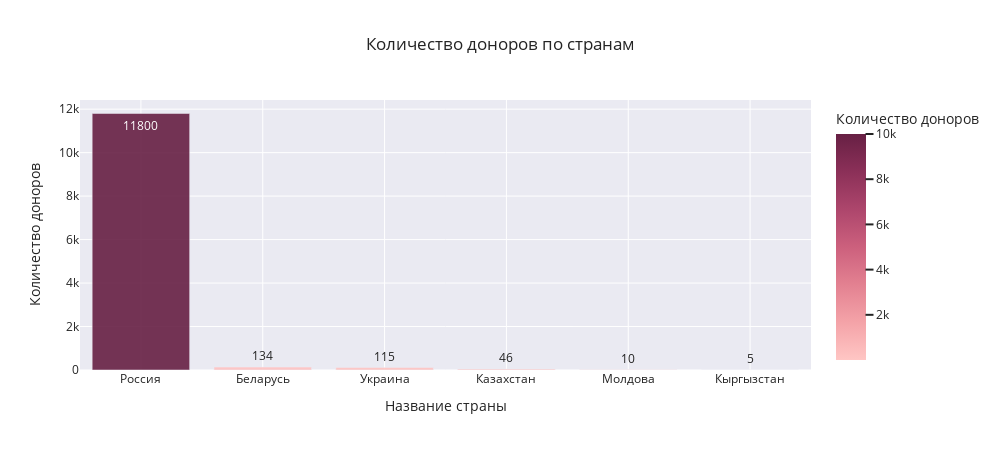

Write notebook code for a chart like this one.
### Markdown cell above
### 4.1 Распределение доноров по странам и городам

### Code cell
donor_country = (
    df.groupby(['страна'])[['id_пользователя']].count()
    .query('страна != "Не указано"')
    .rename(columns={'id_пользователя':'количество'})
    .sort_values(by='количество', ascending=False)
    .reset_index()
)
donor_country

donor_country['процент'] = (
    donor_country['количество'] / donor_country['количество'].sum()
)
donor_country

barchart_donor_country = px.bar(
    data_frame=donor_country,
    y="количество",
    x="страна",
    color="количество",
    opacity=0.9,                  
    orientation="v",              
    barmode='relative',
    #color_discrete_sequence=['palevioletred'],               
    color_continuous_scale=px.colors.sequential.Burg,                                 
    range_color=[1,10000],                                   
    text='количество',            
    hover_name='страна',  
    #hover_data=['количество'],    
    labels={"количество":"Количество доноров", "страна":"Название страны"},           
    title='Количество доноров по странам', 
    width=1000,                  
    height=450,                   
    template='seaborn'          
)
barchart_donor_country

### Figure 1 — Plotly figure (JSON) as saved in the notebook; plotly's stock layout.template omitted (floating-point values rounded to 4 significant figures)
{"data": [{"alignmentgroup": "True", "hovertemplate": "<b>%{hovertext}</b><br><br>Название страны=%{x}<br>Количество доноров=%{marker.color}<extra></extra>", "hovertext": ["Россия", "Беларусь", "Украина", "Казахстан", "Молдова", "Кыргызстан"], "legendgroup": "", "marker": {"color": [11800, 134, 115, 46, 10, 5], "coloraxis": "coloraxis", "opacity": 0.9, "pattern": {"shape": ""}}, "name": "", "offsetgroup": "", "orientation": "v", "showlegend": false, "text": [11800, 134, 115, 46, 10, 5], "textposition": "auto", "type": "bar", "x": ["Россия", "Беларусь", "Украина", "Казахстан", "Молдова", "Кыргызстан"], "xaxis": "x", "y": [11800, 134, 115, 46, 10, 5], "yaxis": "y"}], "layout": {"barmode": "relative", "coloraxis": {"cmax": 10000, "cmin": 1, "colorbar": {"title": {"text": "Количество доноров"}}, "colorscale": [[0, "rgb(255, 198, 196)"], [0.1667, "rgb(244, 163, 168)"], [0.3333, "rgb(227, 129, 145)"], [0.5, "rgb(204, 96, 125)"], [0.6667, "rgb(173, 70, 108)"], [0.8333, "rgb(139, 48, 88)"], [1, "rgb(103, 32, 68)"]]}, "height": 450, "legend": {"tracegroupgap": 0}, "title": {"text": "Количество доноров по странам"}, "width": 1000, "xaxis": {"anchor": "y", "domain": [0, 1], "title": {"text": "Название страны"}}, "yaxis": {"anchor": "x", "domain": [0, 1], "title": {"text": "Количество доноров"}}}}
